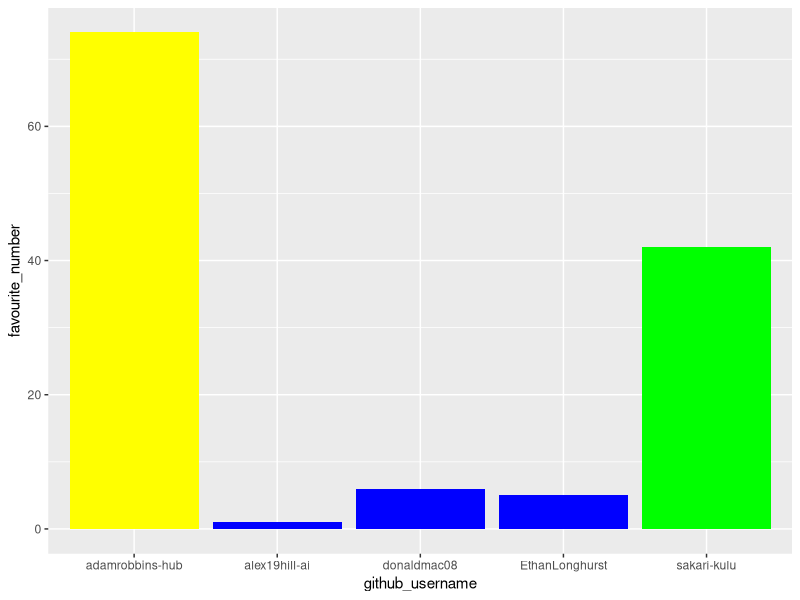

Recreate this plot in R.
## ---- chunk 1
library(tidyverse) 
## ---- chunk 2
team_data <- tibble(
  name = c("Ethan", "Adam", "Sakari", 
           "Donald", "Alex"),
  github_username = c("EthanLonghurst", "adamrobbins-hub", "sakari-kulu", 
                      "donaldmac08", "alex19hill-ai"), 
  colour = c("Blue", "Yellow", "Green", 
             "Blue", "Blue"),
  hobby = c("Football", "Music", "Basketball", 
            "Rugby", "Tennis"),
  favourite_number = c(5, 74, 42, 6, 1)
  )

team_data
## ---- chunk 3
p1 <- ggplot(data = team_data, 
             mapping = aes(x = github_username, 
                           y = favourite_number,
                           fill = colour), 
             ) +
   geom_col() +
   scale_fill_identity()
p1
